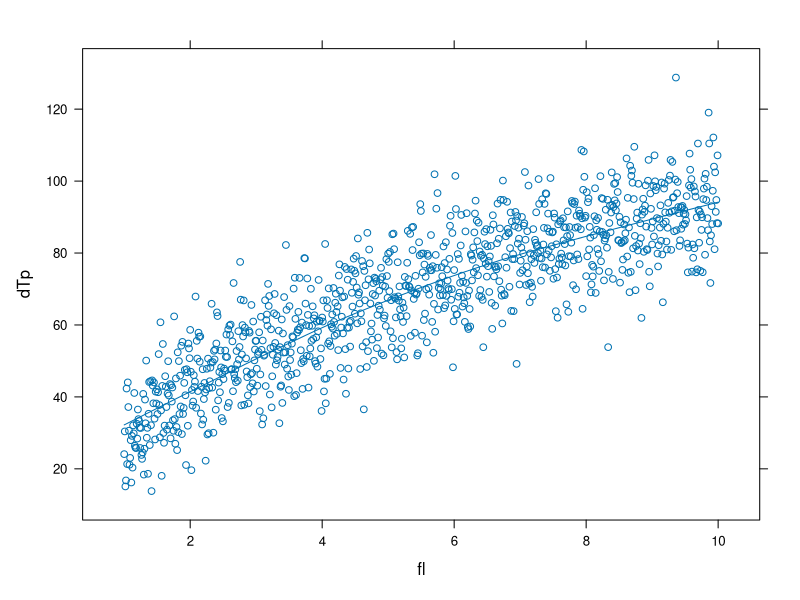
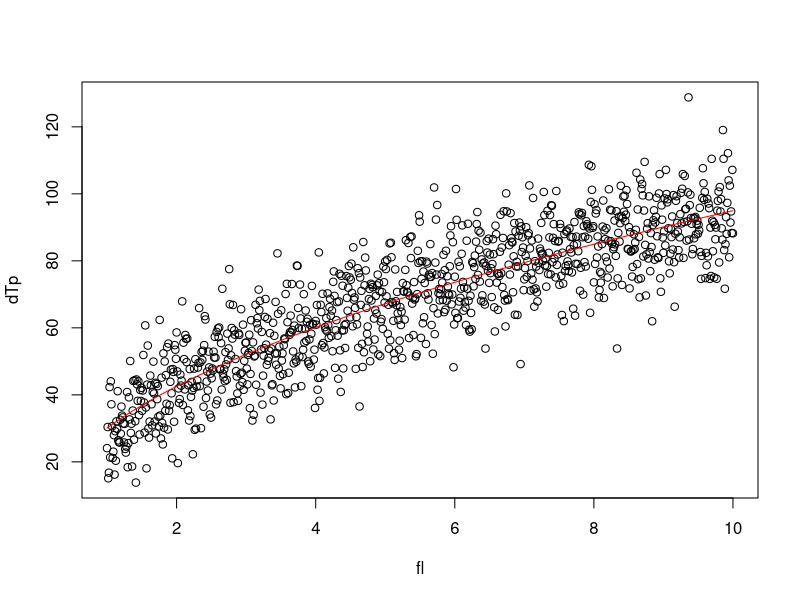
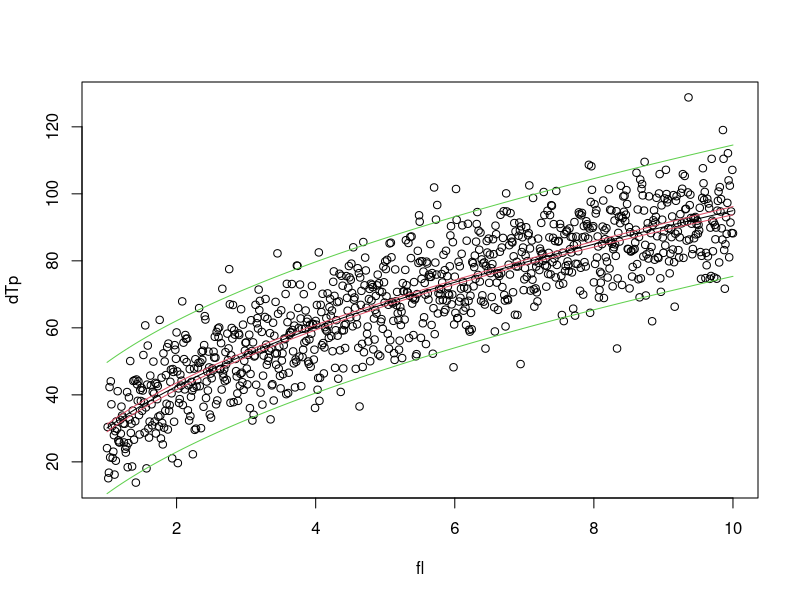

These charts were generated, in order, by the following R code:
## function to calcuate intervals (from Prof. Wames Marques Zeviani, 2015)
#nls.inteval내의 변수를 일반적인 변수를 가지도록 바꿀 것 
nls.intervals <- function(object, newdata, level=0.95, ...) {
  
  ## get right-hand side of formula
  form <- as.list(object$call$formula)  # get the formula
  lhs <- form[[2]]   
  rhs <- as.list(object$call$formula)[[3]]
  expr <- as.expression(rhs)
  
  ## all variables in model
  vars <- all.vars(expr)
  
  ## coefficients
  coefs <- coef(object)
  
  ## extract predictor variable    
  pred.name <- setdiff(vars, names(coefs))  
  
  ## take fitted values, if 'newdata' is missing
  if (missing(newdata)) {
    newdata <- eval(object$data)[pred.name]
    colnames(newdata) <- pred.name
  }
  
  ## check that 'newdata' has same name as predVAR
  if (names(newdata)[1] != pred.name) stop("newdata should have name '", pred.name, "'!")
    
  args <- c(as.list(newdata), as.list(coefs))
  fitt <- eval(expr, envir=args)
  pred <- cbind(fitt, newdata)
  colnames(pred)[1] <- as.character(lhs)
      
  grad <- attr(fitt, "gradient")  # F
  chvc <- chol(vcov(object))  # U
  lwr <- (1 - level) / 2
  upr <- 1 - lwr
  
  # add se and confidence intervals
  pred$sec <- sqrt(apply(grad %*% t(chvc), 1, function(x) sum(x^2))) 
  tvalc <- qt(p=c(clwr=lwr, cupr=upr), df=df.residual(object))  
  mec <- outer(pred$sec, tvalc, "*")
  pred <- cbind(pred, sweep(mec, 1, pred$dTp, "+"))
  
  # add sey and prediction intervals 
  sigma <- summary(object)$sigma  
  pred$sep <-   sqrt(apply(grad %*% t(chvc), 1, function(x) sum(x^2)) + sigma^2) 
  
  
  tvalp <- qt(p=c(plwr=lwr, pupr=upr), df=df.residual(object))  
  mep <- outer(pred$sep, tvalp, "*") 
  pred <- cbind(pred, sweep(mep, 1, pred$dTp, "+"))
}


## test nls.intervals
require(latticeExtra)

# test function
pf <- deriv3(~ th0 * fl ^ th1, c("th0", "th1"), function(fl, th0, th1) {})

# data setting
set.seed(11)
n <- 1000
data <- data.frame(fl=seq(1, 10, length.out=n))
data$dTp <- pf(data$fl, 30, 0.5) + rnorm(nrow(data), 0, 10)
str(data)
xyplot(dTp ~ fl, data=data, type=c("p","smooth"))

# nonlinear regression
m1 <- nls(dTp ~ pf(fl, th0, th1), data=data, start=c(th0=30, th1=0.5))
summary(m1)
plot(dTp ~ fl, data=data)
lines(data$fl, predict(m1), col="red")

# test nls.intervals function
xnew <- seq(min(data$fl), max(data$fl), length.out=200)
pred <- nls.intervals(m1, newdata=data.frame(fl=xnew), level=0.95)
head(pred)

# plotting fitted, confidence intervals and prediction intervals
plot(dTp ~ fl, data=data)
lines(xnew, pred[,1], col=1)
lines(xnew, pred[,4], col=2)
lines(xnew, pred[,5], col=2)
lines(xnew, pred[,7], col=3)
lines(xnew, pred[,8], col=3)
